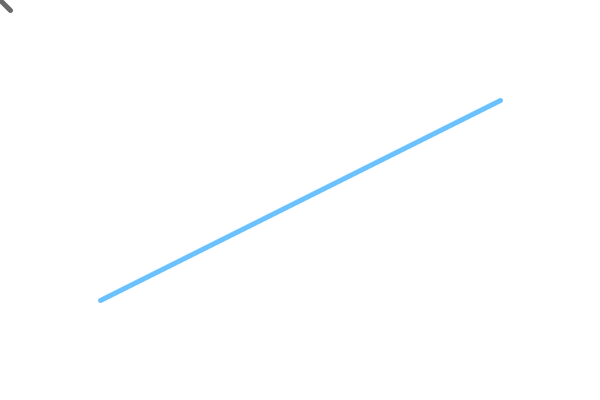
Frame 1 (no input)
Frame 60 (the mouse pressed at the canvas centre just before this capture): identical to frame 1, image omitted
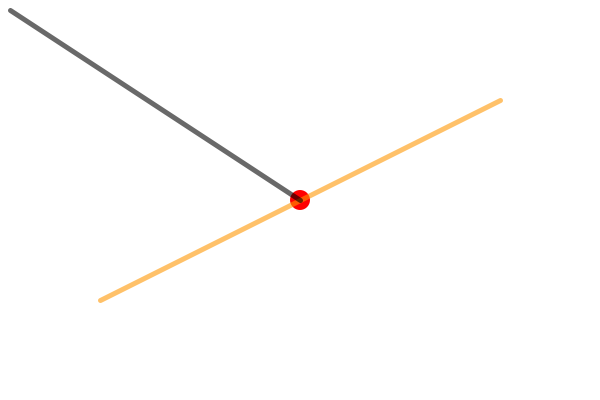
Frame 120 (the mouse held since frame 60 and released just before this capture)

The Processing sketch that drew these frames (run headless with seeded random() and noise(); from frame 60 on, the mouse is pressed at the canvas centre):

// Processing sketch: DetectLineIntersection
// ── DetectLineIntersection.pde
// DESCRIPTION
// Interactive demonstration of detection of whether lines intersect. Tweaked from:
// http://www.jeffreythompson.org/collision-detection/line-line.php

// USAGE
// Run the sketch. Move the mouse to move the end of the 2nd line so that it crosses or does not cross the first line, and see what happens.

//CODE
PVector a1 = new PVector(0,0);
PVector a2 = new PVector(10,10);
PVector b1 = new PVector(100,300);
PVector b2 = new PVector(500,100);

// LINE/LINE
boolean checkIfLinesIntersect(PVector a1, PVector a2, PVector b1, PVector b2) {
  // calculate the distance to intersection point:
  float uA = ((b2.x-b1.x)*(a1.y-b1.y) - (b2.y-b1.y)*(a1.x-b1.x)) / ((b2.y-b1.y)*(a2.x-a1.x) - (b2.x-b1.x)*(a2.y-a1.y));
  float uB = ((a2.x-a1.x)*(a1.y-b1.y) - (a2.y-a1.y)*(a1.x-b1.x)) / ((b2.y-b1.y)*(a2.x-a1.x) - (b2.x-b1.x)*(a2.y-a1.y));
  // if uA and uB are between 0-1, lines are colliding:
  if (uA >= 0 && uA <= 1 && uB >= 0 && uB <= 1) {
    // draw a circle where the lines meet:
    float intersectionX = a1.x + (uA * (a2.x-a1.x));
    float intersectionY = a1.y + (uA * (a2.y-a1.y));
    fill(255,0,0);
    noStroke();
    ellipse(intersectionX,intersectionY, 20,20);
    return true;
  }
  return false;
}


void setup() {
  size(600,400);
  strokeWeight(5);  // make lines easier to see
}


void draw() {
  background(255);
  // set line's end to mouse coordinates:
  a1.x = mouseX; a1.y = mouseY;
  // check for collision; if hit, change color of line:
  boolean hit = checkIfLinesIntersect(a1, a2, b1, b2);
  if (hit == true) {
    stroke(255,150,0, 150);
  } else {
    stroke(0,150,255, 150);
  }
  line(b1.x,b1.y, b2.x,b2.y);
  // draw user-controlled line
  stroke(0, 150);
  line(a1.x,a1.y, a2.x,a2.y);
}
